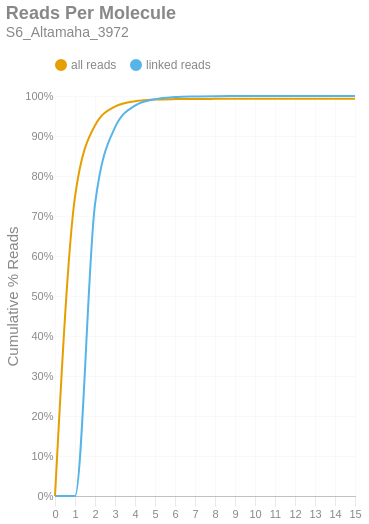

The notebook cell this image was saved under:
### Markdown cell above
### Reads per Molecule
This chart shows the cumulative distribution of the number of reads per linked molecule. That is, how many alignments are associated with a unique molecule. This excludes the number of reads associated with invalid or absent linked-read barcodes. The `linked` histogram is the percentages recalculated when disregarding singletons.

### Code cell
if SKIPLR:
    print_html(f"Skipped")
else:
    counts = np.bincount(valids['reads'].cast(pl.Int64).to_numpy())
    weighted = counts * np.arange(len(counts))
    all_perc = weighted / n_reads
    linked_perc = weighted / n_linked_reads
    linked_perc[1] = 0
    binned_df = pl.DataFrame({
        'readsper': list(range(len(counts))),
        'all reads (cumsum)': np.cumsum(all_perc).tolist(),
        'linked reads (cumsum)': np.cumsum(linked_perc).tolist(),
    })

    with SafeRender(binned_df):
        (
            density_plot(binned_df, 'Reads Per Molecule', samplename, 'readspmol')
            .encode(
                x=alt.X('readsper:O', title=None).axis(labelAngle=0).scale(padding=0),
                y=alt.Y('value:Q', title='Cumulative % Reads').axis(format='%').stack(False),
                color=alt.Color("key:N").scale(domain=["all reads", "linked reads"]),
                tooltip=[
                    alt.Tooltip("key:N", title="Data Type"),
                    alt.Tooltip("readsper:O", title="Reads Per Molecule"),
                    alt.Tooltip("value:Q", format=".2%", title="% Reads (Cum.)")
                ]            
            )
        ).display()

### Figure 1 — Vega-Lite specification as saved in the notebook (floating-point values rounded to 4 significant figures)
{"width": "container", "height": 400, "config": {"title": {"anchor": "start", "dy": -15, "fontSize": 18, "color": "#888888", "subtitleColor": "#888888", "subtitleFontSize": 14}, "arc": {"fill": "#0072B2"}, "axis": {"domainColor": "#888888", "domainWidth": 0.5, "gridWidth": 0.2, "grid": false, "titleFontWeight": 400, "titleFontSize": 15, "labelFontSize": 11, "labelColor": "#888888", "tickColor": "#888888", "tickWidth": 0.2, "titleColor": "#888888"}, "axisBand": {"grid": false}, "axisX": {"grid": true, "tickSize": 10, "domainCap": "round"}, "axisY": {"domain": false, "grid": true, "tickSize": 0, "domainCap": "round"}, "background": "transparent", "header": {"labelFontSize": 15, "labelColor": "#888888", "titleFontSize": 15, "titleFontWeight": 600, "titleColor": "#888888"}, "legend": {"labelFont": "sans-serif", "labelFontSize": 12, "labelColor": "#888888", "symbolSize": 100, "symbolType": "circle", "titleFontSize": 12, "titlePadding": 10, "titleColor": "#888888", "title": null, "orient": "top"}, "range": {"category": ["#E69F00", "#56B4E9", "#009E73", "#F0E442", "#0072B2", "#D55E00", "#CC79A7", "#000000"], "diverging": ["#cfe8f3", "#a2d4ec", "#73bfe2", "#46abdb", "#1696d2", "#12719e"]}, "area": {"fill": "#0072B2", "fillOpacity": 0.7, "line": true, "strokeOpacity": 0.7}, "line": {"color": "#0072B2", "stroke": "#0072B2", "strokeWidth": 2}, "trail": {"color": "#0072B2", "stroke": "#0072B2", "strokeWidth": 0, "size": 1}, "point": {"filled": true, "fillOpacity": 1.0, "size": 95}, "text": {"color": "#888888", "fontSize": 11, "align": "right", "fontWeight": 400, "size": 11}, "bar": {"fill": "#0072B2", "stroke": null}, "view": {"stroke": null, "continuousWidth": 660, "continuousHeight": 400}}, "data": {"name": "data-f1052b8a18e6e86333509dd34521796e"}, "mark": {"type": "line", "interpolate": "monotone", "point": {"opacity": 0, "size": 275}}, "encoding": {"color": {"field": "key", "scale": {"domain": ["all reads", "linked reads"]}, "type": "nominal"}, "tooltip": [{"field": "key", "title": "Data Type", "type": "nominal"}, {"field": "readsper", "title": "Reads Per Molecule", "type": "ordinal"}, {"field": "value", "format": ".2%", "title": "% Reads (Cum.)", "type": "quantitative"}], "x": {"axis": {"labelAngle": 0}, "field": "readsper", "scale": {"padding": 0}, "title": null, "type": "ordinal"}, "y": {"axis": {"format": "%"}, "field": "value", "stack": false, "title": "Cumulative % Reads", "type": "quantitative"}}, "params": [{"name": "param_c36ac31b6afebe62", "select": {"type": "point", "fields": ["key"]}, "bind": "legend"}], "title": {"text": "Reads Per Molecule", "subtitle": "S6_Altamaha_3972"}, "transform": [{"fold": ["all reads (cumsum)", "linked reads (cumsum)"]}, {"calculate": "replace(datum.key, ' (cumsum)', '')", "as": "key"}, {"filter": {"param": "param_c36ac31b6afebe62"}}], "usermeta": {"embedOptions": {"downloadFileName": "S6_Altamaha_3972.readspmol"}}, "$schema": "https://vega.github.io/schema/vega-lite/v6.1.0.json", "datasets": {"data-f1052b8a18e6e86333509dd34521796e": [{"readsper": 0, "all reads (cumsum)": 0.0, "linked reads (cumsum)": 0.0}, {"readsper": 1, "all reads (cumsum)": 0.7478, "linked reads (cumsum)": 0.0}, {"readsper": 2, "all reads (cumsum)": 0.9265, "linked reads (cumsum)": 0.7289}, {"readsper": 3, "all reads (cumsum)": 0.9737, "linked reads (cumsum)": 0.9214}, {"readsper": 4, "all reads (cumsum)": 0.987, "linked reads (cumsum)": 0.976}, {"readsper": 5, "all reads (cumsum)": 0.991, "linked reads (cumsum)": 0.992}, {"readsper": 6, "all reads (cumsum)": 0.9923, "linked reads (cumsum)": 0.9973}, {"readsper": 7, "all reads (cumsum)": 0.9927, "linked reads (cumsum)": 0.9989}, {"readsper": 8, "all reads (cumsum)": 0.9928, "linked reads (cumsum)": 0.9996}, {"readsper": 9, "all reads (cumsum)": 0.9929, "linked reads (cumsum)": 0.9998}, {"readsper": 10, "all reads (cumsum)": 0.9929, "linked reads (cumsum)": 0.9999}, {"readsper": 11, "all reads (cumsum)": 0.9929, "linked reads (cumsum)": 0.9999}, {"readsper": 12, "all reads (cumsum)": 0.9929, "linked reads (cumsum)": 1.0}, {"readsper": 13, "all reads (cumsum)": 0.9929, "linked reads (cumsum)": 1.0}, {"readsper": 14, "all reads (cumsum)": 0.9929, "linked reads (cumsum)": 1.0}, {"readsper": 15, "all reads (cumsum)": 0.9929, "linked reads (cumsum)": 1.0}]}}
